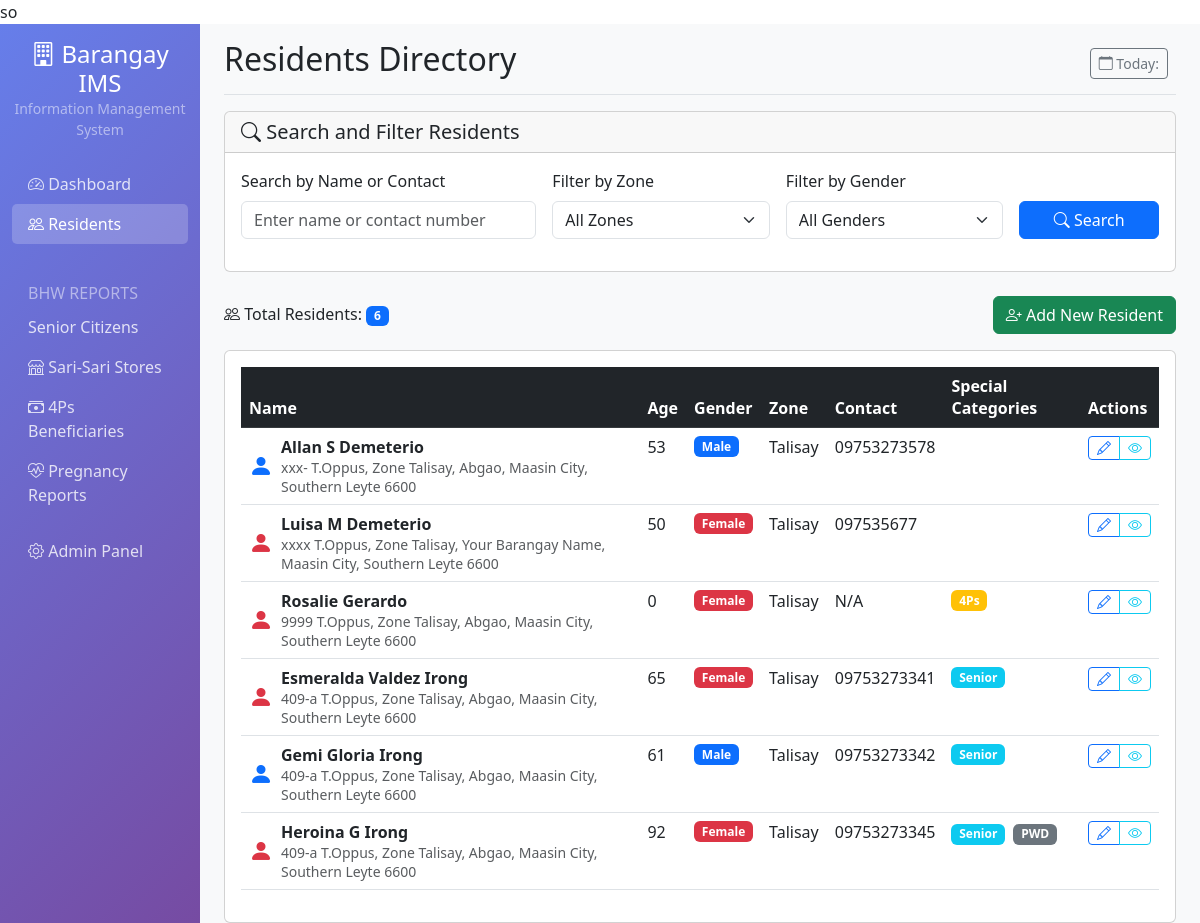
The app's page /residents/ with its own data.
### residents/models.py (models this page shows, shortened)
class Resident(models.Model):
    CIVIL_STATUS_CHOICES = [
        ('single', 'Single'),
        ('married', 'Married'),
        ('widowed', 'Widowed'),
        ('separated', 'Separated'),
        ('divorced', 'Divorced'),
    ]
    GENDER_CHOICES = [
        ('M', 'Male'),
        ('F', 'Female'),
    ]
    EDUCATIONAL_ATTAINMENT_CHOICES = [
        ('no_formal', 'No Formal Education'),
        ('elementary', 'Elementary'),
        ('high_school', 'High School'),
        ('vocational', 'Vocational'),
        ('college', 'College'),
        ('post_graduate', 'Post Graduate'),
    ]
    EMPLOYMENT_STATUS_CHOICES = [
        ('employed', 'Employed'),
        ('unemployed', 'Unemployed'),
        ('student', 'Student'),
        ('retired', 'Retired'),
        ('self_employed', 'Self Employed'),
        ('ofw', 'OFW'),
    ]
    first_name = models.CharField(max_length=50)
    middle_name = models.CharField(max_length=50, blank=True)
    last_name = models.CharField(max_length=50)
    suffix = models.CharField(max_length=10, blank=True)
    contact_number = models.CharField(
        max_length=15,
        validators=[RegexValidator(regex=r'^\+?1?\d{9,15}$', message="Phone number must be entered in the format: '+999999999'. Up to 15 digits allowed.")],
        blank=True
    )
    email = models.EmailField(blank=True)
    date_of_birth = models.DateField()
    place_of_birth = models.CharField(max_length=100)
    gender = models.CharField(max_length=1, choices=GENDER_CHOICES)
    civil_status = models.CharField(max_length=20, choices=CIVIL_STATUS_CHOICES)
    citizenship = models.CharField(max_length=50, default='Filipino')
    house_number = models.CharField(max_length=20)
    street = models.CharField(max_length=100)
    zone = models.CharField(max_length=50)
    barangay = models.CharField(max_length=100, default='Your Barangay Name')
    city_municipality = models.CharField(max_length=100)
    province = models.CharField(max_length=100)
    zip_code = models.CharField(max_length=10)
    educational_attainment = models.CharField(max_length=20, choices=EDUCATIONAL_ATTAINMENT_CHOICES)
    employment_status = models.CharField(max_length=20, choices=EMPLOYMENT_STATUS_CHOICES)
    occupation = models.CharField(max_length=100, blank=True)
    monthly_income = models.DecimalField(max_digits=10, decimal_places=2, blank=True, null=True)
    father_name = models.CharField(max_length=150, blank=True)
    mother_name = models.CharField(max_length=150, blank=True)
    spouse_name = models.CharField(max_length=150, blank=True)
    emergency_contact_name = models.CharField(max_length=150)
    emergency_contact_number = models.CharField(max_length=15)
    emergency_contact_relationship = models.CharField(max_length=50)
    philhealth_number = models.CharField(max_length=20, blank=True)
    sss_gsis_number = models.CharField(max_length=20, blank=True)
    tin_number = models.CharField(max_length=20, blank=True)
    voters_id = models.CharField(max_length=20, blank=True)
    is_pwd = models.BooleanField(default=False, verbose_name="Person with Disability")
    pwd_type = models.CharField(max_length=100, blank=True, verbose_name="PWD Type")
    is_senior_citizen = models.BooleanField(default=False)
    is_solo_parent = models.BooleanField(default=False)
    is_indigenous = models.BooleanField(default=False, verbose_name="Indigenous Person")
    is_4ps_beneficiary = models.BooleanField(default=False, verbose_name="4Ps Beneficiary")
    blood_type = models.CharField(max_length=5, blank=True)
    allergies = models.TextField(blank=True)
    medical_conditions = models.TextField(blank=True)
    date_registered = models.DateTimeField(default=timezone.now)
    is_active = models.BooleanField(default=True)
    created_at = models.DateTimeField(auto_now_add=True)
    updated_at = models.DateTimeField(auto_now=True)
    class Meta:
        ordering = ['last_name', 'first_name']
        verbose_name = 'Resident'
        verbose_name_plural = 'Residents'
    @property
    def full_name(self):
        middle = f" {self.middle_name}" if self.middle_name else ""
        suffix = f" {self.suffix}" if self.suffix else ""
        return f"{self.first_name}{middle} {self.last_name}{suffix}"
    @property
    def age(self):
        today = timezone.now().date()
        return today.year - self.date_of_birth.year - ((today.month, today.day) < (self.date_of_birth.month, self.date_of_birth.day))
    @property
    def complete_address(self):
        return f"{self.house_number} {self.street}, Zone {self.zone}, {self.barangay}, {self.city_municipality}, {self.province} {self.zip_code}"

### dashboard/views.py (the view, shortened to what this page needs)
# urls.py: path('residents/', views.residents_list, name='residents_list'),
def residents_list(request):
    residents = Resident.objects.filter(is_active=True).order_by('last_name', 'first_name')
    search_query = request.GET.get('search')
    zone_filter = request.GET.get('zone')
    if zone_filter:
        residents = residents.filter(zone=zone_filter)
    gender_filter = request.GET.get('gender')
    if gender_filter:
        residents = residents.filter(gender=gender_filter)
    zones = Resident.objects.filter(is_active=True).values_list('zone', flat=True).distinct().order_by('zone')
    context = {
        'residents': residents,
        'zones': zones,
        'search_query': search_query,
        'zone_filter': zone_filter,
        'gender_filter': gender_filter,
    }
    return render(request, 'dashboard/residents_list.html', context)

### templates/dashboard/residents_list.html (shortened to what this page needs)
so{% extends 'base.html' %}
{% block page_title %}Residents Directory{% endblock %}
{% block content %}
<div class="row mb-4">
    <div class="col-12">
        <div class="card">
            <div class="card-header">
                <h5 class="card-title mb-0">
                    <i class="bi bi-search"></i>
                    Search and Filter Residents
                </h5>
            </div>
            <div class="card-body">
                <form method="get" class="row g-3">
                    <div class="col-md-4">
                        <label for="search" class="form-label">Search by Name or Contact</label>
                        <input type="text" class="form-control" id="search" name="search"
                               value="{{ search_query|default:'' }}" placeholder="Enter name or contact number">
                    </div>
                    <div class="col-md-3">
                        <label for="zone" class="form-label">Filter by Zone</label>
                        <select class="form-select" id="zone" name="zone">
                            <option value="">All Zones</option>
                        </select>
                    </div>
                    <div class="col-md-3">
                        <label for="gender" class="form-label">Filter by Gender</label>
                        <select class="form-select" id="gender" name="gender">
                            <option value="">All Genders</option>
                        </select>
                    </div>
                    <div class="col-md-2">
                        <label class="form-label">&nbsp;</label>
                        <div class="d-grid">
                            <button type="submit" class="btn btn-primary">
                                <i class="bi bi-search"></i> Search
                            </button>
                        </div>
                    </div>
                </form>
            </div>
        </div>
    </div>
</div>
<div class="row mb-3">
    <div class="col-12">
        <div class="d-flex justify-content-between align-items-center">
            <h6 class="mb-0">
                <i class="bi bi-people"></i>
                Total Residents: <span class="badge bg-primary">{{ residents.count }}</span>
            </h6>
            <a href="{% url 'admin:residents_resident_add' %}" class="btn btn-success">
                <i class="bi bi-person-plus"></i> Add New Resident
            </a>
        </div>
    </div>
</div>
<div class="row">
    <div class="col-12">
        <div class="card">
            <div class="card-body">
                {% if residents %}
                    <div class="table-responsive">
                        <table class="table table-hover">
                            <thead class="table-dark">
                                <tr>
                                    <th>Name</th>
                                    <th>Age</th>
                                    <th>Gender</th>
                                    <th>Zone</th>
                                    <th>Contact</th>
                                    <th>Special Categories</th>
                                    <th>Actions</th>
                                </tr>
                            </thead>
                            <tbody>
                                {% for resident in residents %}
                                <tr>
                                    <td>
                                        <div class="d-flex align-items-center">
                                            <div class="avatar me-2">
                                                {% if resident.gender == 'M' %}
                                                    <i class="bi bi-person-fill text-primary fs-4"></i>
                                                {% else %}
                                                    <i class="bi bi-person-fill text-danger fs-4"></i>
                                                {% endif %}
                                            </div>
                                            <div>
                                                <strong>{{ resident.full_name }}</strong>
                                                <br>
                                                <small class="text-muted">{{ resident.complete_address }}</small>
                                            </div>
                                        </div>
                                    </td>
                                    <td>{{ resident.age }}</td>
                                    <td>
                                        {% if resident.gender == 'M' %}
                                            <span class="badge bg-primary">Male</span>
                                        {% else %}
                                            <span class="badge bg-danger">Female</span>
                                        {% endif %}
                                    </td>
                                    <td>{{ resident.zone }}</td>
                                    <td>{{ resident.contact_number|default:"N/A" }}</td>
                                    <td>
                                        {% if resident.is_senior_citizen %}
                                            <span class="badge bg-info me-1">Senior</span>
                                        {% endif %}
                                        {% if resident.is_4ps_beneficiary %}
                                            <span class="badge bg-warning me-1">4Ps</span>
                                        {% endif %}
                                        {% if resident.is_pwd %}
                                            <span class="badge bg-secondary me-1">PWD</span>
                                        {% endif %}
                                    </td>
                                    <td>
                                        <div class="btn-group" role="group">
                                            <a href="{% url 'admin:residents_resident_change' resident.id %}"
                                               class="btn btn-sm btn-outline-primary" title="Edit">
                                                <i class="bi bi-pencil"></i>
                                            </a>
                                            <a href="{% url 'admin:residents_resident_change' resident.id %}"
                                               class="btn btn-sm btn-outline-info" title="View Details">
                                                <i class="bi bi-eye"></i>
                                            </a>
                                        </div>
                                    </td>
                                </tr>
                                {% endfor %}
                            </tbody>
                        </table>
                    </div>
                {% endif %}
            </div>
        </div>
    </div>
</div>
{% endblock %}

### records on screen
Resident: gender "M" (drawn), full_name "Allan S Demeterio", complete_address "xxx- T.Oppus, Zone Talisay, Abgao, Maasin City, Southern Leyte 6600", age "53", zone "Talisay", contact_number "09753273578"
Resident: gender "F" (drawn), full_name "Luisa M Demeterio", complete_address "xxxx T.Oppus, Zone Talisay, Your Barangay Name, Maasin City, Southern Leyte 6600", age "50", zone "Talisay", contact_number "097535677"
Resident: gender "F" (drawn), full_name "Rosalie Gerardo", complete_address "9999 T.Oppus, Zone Talisay, Abgao, Maasin City, Southern Leyte 6600", age "0", zone "Talisay", contact_number "N/A", is_4ps_beneficiary "4Ps"
Resident: gender "F" (drawn), full_name "Esmeralda Valdez Irong", complete_address "409-a T.Oppus, Zone Talisay, Abgao, Maasin City, Southern Leyte 6600", age "65", zone "Talisay", contact_number "09753273341", is_senior_citizen "Senior"
Resident: gender "M" (drawn), full_name "Gemi Gloria Irong", complete_address "409-a T.Oppus, Zone Talisay, Abgao, Maasin City, Southern Leyte 6600", age "61", zone "Talisay", contact_number "09753273342", is_senior_citizen "Senior"
Resident: gender "F" (drawn), full_name "Heroina G Irong", complete_address "409-a T.Oppus, Zone Talisay, Abgao, Maasin City, Southern Leyte 6600", age "92", zone "Talisay", contact_number "09753273345", is_senior_citizen "Senior", is_pwd "PWD"

### other values on screen
{{ residents.count }} "6"
